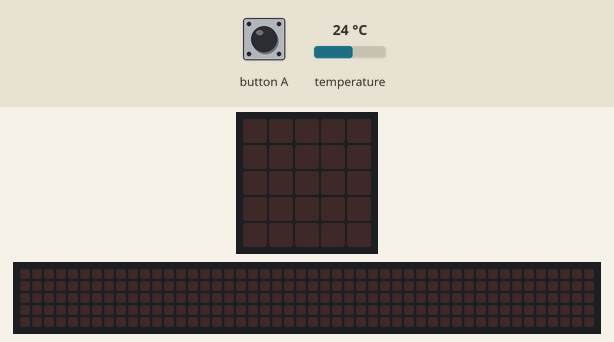
This program was run on a simulated BBC micro:bit (MakeCode). Parts: the board's 5×5 LED display, a strip that is not on the board, showing the scrolling text unrolled. The test bench sets the inputs (shaded band); at power-on: temperature 24 °C. The 48×5 strip is a reading aid, not a part: it shows the text the display is scrolling, unrolled, one strip-width of it at a time.

Above: at 1.2 s.
1.3 s: button A pressed for 0.15 s
At 2.0 s:
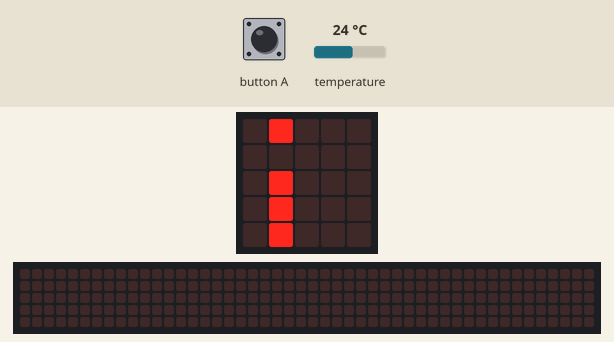
4.3 s: temperature set to 29.2 °C
6.4 s: temperature set to 30.6 °C
At 7.5 s:
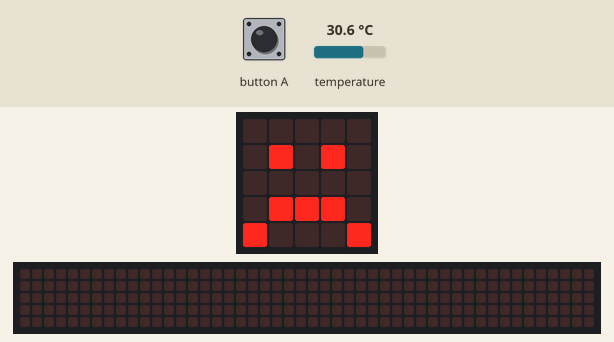
7.9 s: button A pressed for 0.15 s
At 11.47 s:
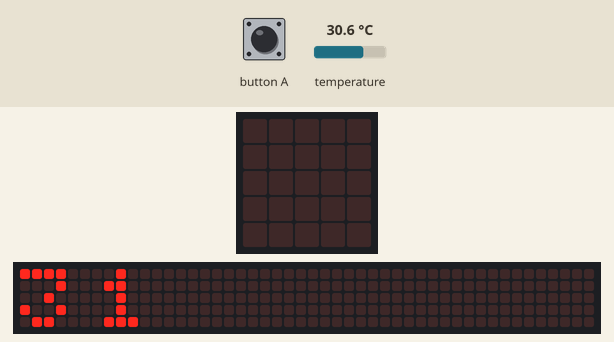
Timing chart, 0 to 11.9 s (numbered marks = the images above; inputs shaded):
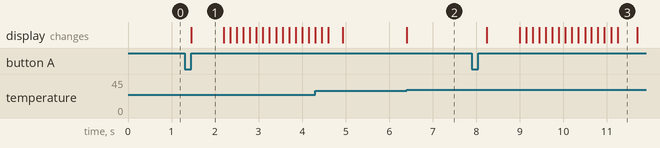

Measured:
- the behaviour switches between 29.9 and 30 °C on temperature (found by bisection; images 1 and 2)
- after the input at 1.3 s, the display: changes after 0.15 s (image 1)
- after the input at 6.4 s, the display: changes at once (image 2)
- after the input at 7.9 s, the display: first changes after 0.35 s (image 3 shows a later state)
- what the display in image 1 shows lasts 0.7 s, from 1.5 s to 2.2 s
- what the display in image 3 shows lasts 0.5 s, from 11.2 s to 11.7 s

The program:

main.ts
```typescript
radio.onReceivedNumber(function (receivedNumber) {
    if (input.buttonIsPressed(Button.B)) {
        basic.showString("e")
        basic.showString("" + (receivedNumber))
    }
})
input.onButtonPressed(Button.A, function () {
    basic.showString("i")
    basic.showString("" + (tenplnt))
})
let tenplnt = 0
radio.setGroup(4)
basic.forever(function () {
    tenplnt = input.temperature()
    tenplnt = tenplnt + 1
    if (tenplnt > 30) {
        basic.showIcon(IconNames.Sad)
    }
})
```

test.ts
```typescript
// aquí va el archivo "tests"; esto no se compilará cuando este paquete se utilice como una extensión.
```
